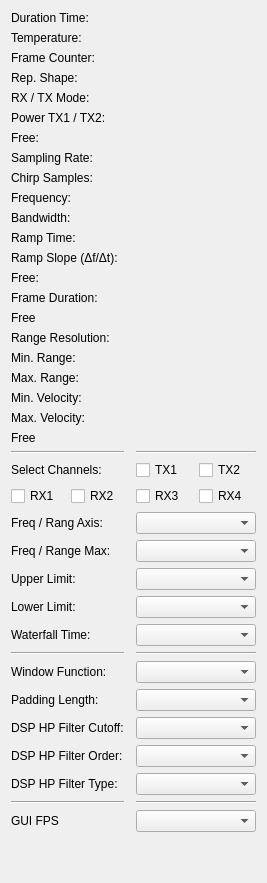
        <widget class="QWidget" name="tab">
         <attribute name="title">
          <string>Radar System</string>
         </attribute>
         <layout class="QGridLayout" name="gridLayout_11">
          <item row="1" column="0">
           <spacer name="verticalSpacer_2">
            <property name="orientation">
             <enum>Qt::Vertical</enum>
            </property>
            <property name="sizeType">
             <enum>QSizePolicy::Expanding</enum>
            </property>
            <property name="sizeHint" stdset="0">
             <size>
              <width>20</width>
              <height>40</height>
             </size>
            </property>
           </spacer>
          </item>
          <item row="0" column="0">
           <layout class="QGridLayout" name="gridLayout_18">
            <item row="36" column="0">
             <widget class="QLabel" name="label_11">
              <property name="text">
               <string>DSP HP Filter Type:</string>
              </property>
             </widget>
            </item>
            <item row="23" column="1">
             <widget class="Line" name="line_11">
              <property name="orientation">
               <enum>Qt::Horizontal</enum>
              </property>
             </widget>
            </item>
            <item row="34" column="0">
             <widget class="QLabel" name="label_dsp_hp_filter_cutoff">
              <property name="text">
               <string>DSP HP Filter Cutoff:</string>
              </property>
             </widget>
            </item>
            <item row="11" column="0">
             <widget class="QLabel" name="label_33">
              <property name="sizePolicy">
               <sizepolicy hsizetype="Preferred" vsizetype="Fixed">
                <horstretch>0</horstretch>
                <verstretch>0</verstretch>
               </sizepolicy>
              </property>
              <property name="text">
               <string>Bandwidth:</string>
              </property>
             </widget>
            </item>
            <item row="26" column="0">
             <widget class="QLabel" name="label34">
              <property name="sizePolicy">
               <sizepolicy hsizetype="Expanding" vsizetype="Expanding">
                <horstretch>0</horstretch>
                <verstretch>0</verstretch>
               </sizepolicy>
              </property>
              <property name="maximumSize">
               <size>
                <width>170</width>
                <height>30</height>
               </size>
              </property>
              <property name="text">
               <string>Freq / Rang Axis: </string>
              </property>
             </widget>
            </item>
            <item row="32" column="0">
             <widget class="QLabel" name="label_20">
              <property name="text">
               <string>Window Function:</string>
              </property>
             </widget>
            </item>
            <item row="28" column="0">
             <layout class="QHBoxLayout" name="horizontalLayout_27">
              <item>
               <widget class="QLabel" name="label_44">
                <property name="text">
                 <string>Upper Limit:</string>
                </property>
               </widget>
              </item>
             </layout>
            </item>
            <item row="8" column="0">
             <layout class="QVBoxLayout" name="verticalLayout_10">
              <item>
               <widget class="QLabel" name="label_27">
                <property name="text">
                 <string>Sampling Rate:</string>
                </property>
               </widget>
              </item>
             </layout>
            </item>
            <item row="14" column="2">
             <widget class="QLabel" name="label_chirp_time">
              <property name="text">
               <string/>
              </property>
             </widget>
            </item>
            <item row="31" column="1">
             <widget class="Line" name="line_9">
              <property name="orientation">
               <enum>Qt::Horizontal</enum>
              </property>
             </widget>
            </item>
            <item row="33" column="2">
             <widget class="QComboBox" name="combo_box_padding_len">
              <property name="minimumSize">
               <size>
                <width>120</width>
                <height>0</height>
               </size>
              </property>
              <property name="maximumSize">
               <size>
                <width>100</width>
                <height>16777215</height>
               </size>
              </property>
             </widget>
            </item>
            <item row="34" column="2">
             <widget class="QComboBox" name="combo_box_dsp_hp_filter_cutoff">
              <property name="sizePolicy">
               <sizepolicy hsizetype="Fixed" vsizetype="Fixed">
                <horstretch>0</horstretch>
                <verstretch>0</verstretch>
               </sizepolicy>
              </property>
              <property name="minimumSize">
               <size>
                <width>120</width>
                <height>0</height>
               </size>
              </property>
              <property name="maximumSize">
               <size>
                <width>100</width>
                <height>16777215</height>
               </size>
              </property>
             </widget>
            </item>
            <item row="19" column="0">
             <widget class="QLabel" name="label_13">
              <property name="text">
               <string>Max. Range:</string>
              </property>
             </widget>
            </item>
            <item row="1" column="0">
             <layout class="QVBoxLayout" name="verticalLayout_3">
              <item>
               <widget class="QLabel" name="label_24">
                <property name="maximumSize">
                 <size>
                  <width>130</width>
                  <height>16777215</height>
                 </size>
                </property>
                <property name="text">
                 <string>Temperature:</string>
                </property>
               </widget>
              </item>
             </layout>
            </item>
            <item row="8" column="2">
             <widget class="QLabel" name="label_sampling_frequency">
              <property name="sizePolicy">
               <sizepolicy hsizetype="Fixed" vsizetype="Fixed">
                <horstretch>0</horstretch>
                <verstretch>0</verstretch>
               </sizepolicy>
              </property>
              <property name="maximumSize">
               <size>
                <width>90</width>
                <height>16777215</height>
               </size>
              </property>
              <property name="text">
               <string/>
              </property>
             </widget>
            </item>
            <item row="27" column="0">
             <widget class="QLabel" name="label_23">
              <property name="text">
               <string>Freq / Range Max:</string>
              </property>
             </widget>
            </item>
            <item row="25" column="2">
             <layout class="QHBoxLayout" name="horizontalLayout_5">
              <item>
               <widget class="QCheckBox" name="check_box_spectrum_rx3">
                <property name="text">
                 <string>RX3</string>
                </property>
               </widget>
              </item>
              <item>
               <widget class="QCheckBox" name="check_box_spectrum_rx4">
                <property name="text">
                 <string>RX4</string>
                </property>
               </widget>
              </item>
             </layout>
            </item>
            <item row="35" column="0">
             <widget class="QLabel" name="label_21">
              <property name="text">
               <string>DSP HP Filter Order:</string>
              </property>
             </widget>
            </item>
            <item row="7" column="0">
             <widget class="QLabel" name="label_3">
              <property name="text">
               <string>Free:</string>
              </property>
             </widget>
            </item>
            <item row="31" column="2">
             <widget class="Line" name="line_7">
              <property name="sizePolicy">
               <sizepolicy hsizetype="Expanding" vsizetype="Fixed">
                <horstretch>0</horstretch>
                <verstretch>0</verstretch>
               </sizepolicy>
              </property>
              <property name="orientation">
               <enum>Qt::Horizontal</enum>
              </property>
             </widget>
            </item>
            <item row="27" column="2">
             <widget class="QComboBox" name="combo_box_set_max_axis_x">
              <property name="minimumSize">
               <size>
                <width>120</width>
                <height>0</height>
               </size>
              </property>
              <property name="maximumSize">
               <size>
                <width>100</width>
                <height>16777215</height>
               </size>
              </property>
             </widget>
            </item>
            <item row="4" column="2">
             <widget class="QLabel" name="label_rx_tx_mode">
              <property name="sizePolicy">
               <sizepolicy hsizetype="Fixed" vsizetype="Fixed">
                <horstretch>0</horstretch>
                <verstretch>0</verstretch>
               </sizepolicy>
              </property>
              <property name="maximumSize">
               <size>
                <width>90</width>
                <height>16777215</height>
               </size>
              </property>
              <property name="text">
               <string/>
              </property>
             </widget>
            </item>
            <item row="13" column="0">
             <layout class="QVBoxLayout" name="verticalLayout_18">
              <item>
               <widget class="QLabel" name="label_31">
                <property name="sizePolicy">
                 <sizepolicy hsizetype="Fixed" vsizetype="Fixed">
                  <horstretch>0</horstretch>
                  <verstretch>0</verstretch>
                 </sizepolicy>
                </property>
                <property name="text">
                 <string>Ramp Slope (Δf/Δt):</string>
                </property>
               </widget>
              </item>
             </layout>
            </item>
            <item row="10" column="2">
             <widget class="QLabel" name="label_frequency">
              <property name="text">
               <string/>
              </property>
             </widget>
            </item>
            <item row="31" column="0">
             <widget class="Line" name="line_6">
              <property name="sizePolicy">
               <sizepolicy hsizetype="Expanding" vsizetype="Fixed">
                <horstretch>0</horstretch>
                <verstretch>0</verstretch>
               </sizepolicy>
              </property>
              <property name="orientation">
               <enum>Qt::Horizontal</enum>
              </property>
             </widget>
            </item>
            <item row="32" column="2">
             <widget class="QComboBox" name="combo_box_window_func">
              <property name="sizePolicy">
               <sizepolicy hsizetype="Fixed" vsizetype="Fixed">
                <horstretch>0</horstretch>
                <verstretch>0</verstretch>
               </sizepolicy>
              </property>
              <property name="minimumSize">
               <size>
                <width>120</width>
                <height>0</height>
               </size>
              </property>
              <property name="maximumSize">
               <size>
                <width>100</width>
                <height>16777215</height>
               </size>
              </property>
             </widget>
            </item>
            <item row="24" column="0">
             <layout class="QVBoxLayout" name="verticalLayout_12">
              <item>
               <widget class="QLabel" name="label_5">
                <property name="sizePolicy">
                 <sizepolicy hsizetype="Fixed" vsizetype="Fixed">
                  <horstretch>0</horstretch>
                  <verstretch>0</verstretch>
                 </sizepolicy>
                </property>
                <property name="text">
                 <string>Select Channels:</string>
                </property>
               </widget>
              </item>
             </layout>
            </item>
            <item row="11" column="2">
             <widget class="QLabel" name="label_bandwidth">
              <property name="text">
               <string/>
              </property>
             </widget>
            </item>
            <item row="24" column="2">
             <layout class="QHBoxLayout" name="horizontalLayout_4">
              <item>
               <widget class="QCheckBox" name="check_box_spectrum_tx1">
                <property name="text">
                 <string>TX1</string>
                </property>
               </widget>
              </item>
              <item>
               <widget class="QCheckBox" name="check_box_spectrum_tx2">
                <property name="text">
                 <string>TX2</string>
                </property>
               </widget>
              </item>
             </layout>
            </item>
            <item row="10" column="0">
             <widget class="QLabel" name="label_12">
              <property name="text">
               <string>Frequency:</string>
              </property>
             </widget>
            </item>
            <item row="37" column="0">
             <widget class="Line" name="line_17">
              <property name="sizePolicy">
               <sizepolicy hsizetype="Minimum" vsizetype="Fixed">
                <horstretch>0</horstretch>
                <verstretch>0</verstretch>
               </sizepolicy>
              </property>
              <property name="orientation">
               <enum>Qt::Horizontal</enum>
              </property>
             </widget>
            </item>
            <item row="30" column="0">
             <widget class="QLabel" name="label_64">
              <property name="text">
               <string>Waterfall Time:</string>
              </property>
             </widget>
            </item>
            <item row="16" column="0">
             <widget class="QLabel" name="label_34">
              <property name="text">
               <string>Free</string>
              </property>
             </widget>
            </item>
            <item row="4" column="0">
             <layout class="QVBoxLayout" name="verticalLayout_7">
              <item>
               <widget class="QLabel" name="label_25">
                <property name="text">
                 <string>RX / TX Mode:</string>
                </property>
               </widget>
              </item>
             </layout>
            </item>
            <item row="6" column="2">
             <widget class="QLabel" name="label_tx1_power">
              <property name="text">
               <string/>
              </property>
             </widget>
            </item>
            <item row="23" column="0">
             <widget class="Line" name="line_8">
              <property name="sizePolicy">
               <sizepolicy hsizetype="Minimum" vsizetype="Fixed">
                <horstretch>0</horstretch>
                <verstretch>0</verstretch>
               </sizepolicy>
              </property>
              <property name="orientation">
               <enum>Qt::Horizontal</enum>
              </property>
             </widget>
            </item>
            <item row="37" column="1">
             <widget class="Line" name="line_19">
              <property name="orientation">
               <enum>Qt::Horizontal</enum>
              </property>
             </widget>
            </item>
            <item row="21" column="2">
             <widget class="QLabel" name="label_max_velocity">
              <property name="text">
               <string/>
              </property>
             </widget>
            </item>
            <item row="19" column="2">
             <widget class="QLabel" name="label_max_range">
              <property name="text">
               <string/>
              </property>
             </widget>
            </item>
            <item row="13" column="2">
             <widget class="QLabel" name="label_ramp_slope">
              <property name="sizePolicy">
               <sizepolicy hsizetype="Preferred" vsizetype="Fixed">
                <horstretch>0</horstretch>
                <verstretch>0</verstretch>
               </sizepolicy>
              </property>
              <property name="text">
               <string/>
              </property>
             </widget>
            </item>
            <item row="7" column="2">
             <layout class="QVBoxLayout" name="verticalLayout_24">
              <item>
               <widget class="QLabel" name="label_tx2_power">
                <property name="text">
                 <string/>
                </property>
               </widget>
              </item>
             </layout>
            </item>
            <item row="29" column="0">
             <layout class="QHBoxLayout" name="horizontalLayout_28">
              <item>
               <widget class="QLabel" name="label_45">
                <property name="text">
                 <string>Lower Limit:</string>
                </property>
               </widget>
              </item>
             </layout>
            </item>
            <item row="17" column="2">
             <widget class="QLabel" name="label_range_resolution">
              <property name="text">
               <string/>
              </property>
             </widget>
            </item>
            <item row="33" column="0">
             <widget class="QLabel" name="label_22">
              <property name="text">
               <string>Padding Length:</string>
              </property>
             </widget>
            </item>
            <item row="14" column="0">
             <widget class="QLabel" name="label_10">
              <property name="text">
               <string>Free:</string>
              </property>
             </widget>
            </item>
            <item row="17" column="0">
             <widget class="QLabel" name="label_32">
              <property name="text">
               <string>Range Resolution:</string>
              </property>
             </widget>
            </item>
            <item row="30" column="2">
             <widget class="QComboBox" name="combo_box_waterfall_time">
              <property name="minimumSize">
               <size>
                <width>120</width>
                <height>0</height>
               </size>
              </property>
              <property name="maximumSize">
               <size>
                <width>100</width>
                <height>16777215</height>
               </size>
              </property>
             </widget>
            </item>
            <item row="37" column="2">
             <widget class="Line" name="line_18">
              <property name="orientation">
               <enum>Qt::Horizontal</enum>
              </property>
             </widget>
            </item>
            <item row="38" column="2">
             <widget class="QComboBox" name="combo_box_gui_fps">
              <property name="sizePolicy">
               <sizepolicy hsizetype="Fixed" vsizetype="Fixed">
                <horstretch>0</horstretch>
                <verstretch>0</verstretch>
               </sizepolicy>
              </property>
              <property name="minimumSize">
               <size>
                <width>120</width>
                <height>0</height>
               </size>
              </property>
              <property name="maximumSize">
               <size>
                <width>100</width>
                <height>16777215</height>
               </size>
              </property>
             </widget>
            </item>
            <item row="0" column="0">
             <widget class="QLabel" name="label_41">
              <property name="text">
               <string>Duration Time:</string>
              </property>
             </widget>
            </item>
            <item row="9" column="2">
             <widget class="QLabel" name="label_chrip_sample">
              <property name="sizePolicy">
               <sizepolicy hsizetype="Fixed" vsizetype="Fixed">
                <horstretch>0</horstretch>
                <verstretch>0</verstretch>
               </sizepolicy>
              </property>
              <property name="maximumSize">
               <size>
                <width>90</width>
                <height>16777215</height>
               </size>
              </property>
              <property name="text">
               <string/>
              </property>
             </widget>
            </item>
            <item row="20" column="0">
             <widget class="QLabel" name="label_14">
              <property name="text">
               <string>Min. Velocity:</string>
              </property>
             </widget>
            </item>
            <item row="16" column="2">
             <widget class="QLabel" name="label_frames_per_second">
              <property name="text">
               <string/>
              </property>
             </widget>
            </item>
            <item row="15" column="0">
             <widget class="QLabel" name="label_18">
              <property name="text">
               <string>Frame Duration:</string>
              </property>
             </widget>
            </item>
            <item row="23" column="2">
             <widget class="Line" name="line_10">
              <property name="orientation">
               <enum>Qt::Horizontal</enum>
              </property>
             </widget>
            </item>
            <item row="5" column="0">
             <layout class="QVBoxLayout" name="verticalLayout_14"/>
            </item>
            <item row="2" column="2">
             <widget class="QLabel" name="label_frame_counter">
              <property name="sizePolicy">
               <sizepolicy hsizetype="Fixed" vsizetype="Fixed">
                <horstretch>0</horstretch>
                <verstretch>0</verstretch>
               </sizepolicy>
              </property>
              <property name="maximumSize">
               <size>
                <width>90</width>
                <height>16777215</height>
               </size>
              </property>
              <property name="text">
               <string/>
              </property>
             </widget>
            </item>
            <item row="18" column="2">
             <widget class="QLabel" name="label_min_range">
              <property name="text">
               <string/>
              </property>
             </widget>
            </item>
            <item row="28" column="2">
             <widget class="QComboBox" name="combo_box_set_min_dbfs">
              <property name="minimumSize">
               <size>
                <width>120</width>
                <height>0</height>
               </size>
              </property>
              <property name="maximumSize">
               <size>
                <width>100</width>
                <height>16777215</height>
               </size>
              </property>
             </widget>
            </item>
            <item row="3" column="0">
             <widget class="QLabel" name="label_37">
              <property name="text">
               <string>Rep. Shape:</string>
              </property>
             </widget>
            </item>
            <item row="18" column="0">
             <widget class="QLabel" name="label_30">
              <property name="text">
               <string>Min. Range:</string>
              </property>
             </widget>
            </item>
            <item row="36" column="2">
             <widget class="QComboBox" name="combo_box_dsp_hp_filter_type">
              <property name="sizePolicy">
               <sizepolicy hsizetype="Fixed" vsizetype="Fixed">
                <horstretch>0</horstretch>
                <verstretch>0</verstretch>
               </sizepolicy>
              </property>
              <property name="minimumSize">
               <size>
                <width>120</width>
                <height>0</height>
               </size>
              </property>
              <property name="maximumSize">
               <size>
                <width>100</width>
                <height>16777215</height>
               </size>
              </property>
             </widget>
            </item>
            <item row="29" column="2">
             <widget class="QComboBox" name="combo_box_set_max_dbfs">
              <property name="minimumSize">
               <size>
                <width>120</width>
                <height>0</height>
               </size>
              </property>
              <property name="maximumSize">
               <size>
                <width>100</width>
                <height>16777215</height>
               </size>
              </property>
             </widget>
            </item>
            <item row="2" column="0">
             <widget class="QLabel" name="label_36">
              <property name="text">
               <string>Frame Counter:</string>
              </property>
             </widget>
            </item>
            <item row="0" column="2">
             <widget class="QLabel" name="label_duration_time">
              <property name="sizePolicy">
               <sizepolicy hsizetype="Fixed" vsizetype="Fixed">
                <horstretch>0</horstretch>
                <verstretch>0</verstretch>
               </sizepolicy>
              </property>
              <property name="maximumSize">
               <size>
                <width>90</width>
                <height>16777215</height>
               </size>
              </property>
              <property name="text">
               <string/>
              </property>
             </widget>
            </item>
            <item row="12" column="0">
             <widget class="QLabel" name="label_29">
              <property name="sizePolicy">
               <sizepolicy hsizetype="Fixed" vsizetype="Fixed">
                <horstretch>0</horstretch>
                <verstretch>0</verstretch>
               </sizepolicy>
              </property>
              <property name="text">
               <string>Ramp Time:</string>
              </property>
             </widget>
            </item>
            <item row="38" column="0">
             <widget class="QLabel" name="label_65">
              <property name="text">
               <string>GUI FPS</string>
              </property>
             </widget>
            </item>
            <item row="25" column="0">
             <layout class="QHBoxLayout" name="horizontalLayout_6">
              <item>
               <widget class="QCheckBox" name="check_box_spectrum_rx1">
                <property name="text">
                 <string>RX1</string>
                </property>
               </widget>
              </item>
              <item>
               <widget class="QCheckBox" name="check_box_spectrum_rx2">
                <property name="text">
                 <string>RX2</string>
                </property>
               </widget>
              </item>
             </layout>
            </item>
            <item row="21" column="0">
             <widget class="QLabel" name="label_16">
              <property name="text">
               <string>Max. Velocity:</string>
              </property>
             </widget>
            </item>
            <item row="1" column="2">
             <widget class="QLabel" name="label_temperature">
              <property name="sizePolicy">
               <sizepolicy hsizetype="Fixed" vsizetype="Fixed">
                <horstretch>0</horstretch>
                <verstretch>0</verstretch>
               </sizepolicy>
              </property>
              <property name="maximumSize">
               <size>
                <width>90</width>
                <height>16777215</height>
               </size>
              </property>
              <property name="text">
               <string/>
              </property>
             </widget>
            </item>
            <item row="9" column="0">
             <layout class="QVBoxLayout" name="verticalLayout_11">
              <item>
               <widget class="QLabel" name="label_28">
                <property name="text">
                 <string>Chirp Samples:</string>
                </property>
               </widget>
              </item>
             </layout>
            </item>
            <item row="12" column="2">
             <layout class="QVBoxLayout" name="verticalLayout_23">
              <item>
               <widget class="QLabel" name="label_ramp_time">
                <property name="text">
                 <string/>
                </property>
               </widget>
              </item>
             </layout>
            </item>
            <item row="35" column="2">
             <widget class="QComboBox" name="combo_box_dsp_hp_filter_order">
              <property name="sizePolicy">
               <sizepolicy hsizetype="Fixed" vsizetype="Fixed">
                <horstretch>0</horstretch>
                <verstretch>0</verstretch>
               </sizepolicy>
              </property>
              <property name="minimumSize">
               <size>
                <width>120</width>
                <height>0</height>
               </size>
              </property>
              <property name="maximumSize">
               <size>
                <width>100</width>
                <height>16777215</height>
               </size>
              </property>
             </widget>
            </item>
            <item row="6" column="0">
             <widget class="QLabel" name="label_2">
              <property name="text">
               <string>Power TX1 / TX2:</string>
              </property>
             </widget>
            </item>
            <item row="20" column="2">
             <widget class="QLabel" name="label_min_velocity">
              <property name="text">
               <string/>
              </property>
             </widget>
            </item>
            <item row="15" column="2">
             <widget class="QLabel" name="label_frame_duration">
              <property name="text">
               <string/>
              </property>
             </widget>
            </item>
            <item row="3" column="2">
             <widget class="QLabel" name="label_shape_repetition">
              <property name="sizePolicy">
               <sizepolicy hsizetype="Fixed" vsizetype="Fixed">
                <horstretch>0</horstretch>
                <verstretch>0</verstretch>
               </sizepolicy>
              </property>
              <property name="maximumSize">
               <size>
                <width>90</width>
                <height>16777215</height>
               </size>
              </property>
              <property name="text">
               <string/>
              </property>
             </widget>
            </item>
            <item row="26" column="2">
             <widget class="QComboBox" name="combo_box_select_axis_x">
              <property name="maximumSize">
               <size>
                <width>120</width>
                <height>60</height>
               </size>
              </property>
             </widget>
            </item>
            <item row="22" column="0">
             <widget class="QLabel" name="label_66">
              <property name="text">
               <string>Free</string>
              </property>
             </widget>
            </item>
            <item row="22" column="2">
             <widget class="QLabel" name="label_max_velocity_2">
              <property name="text">
               <string/>
              </property>
             </widget>
            </item>
           </layout>
          </item>
         </layout>
        </widget>
